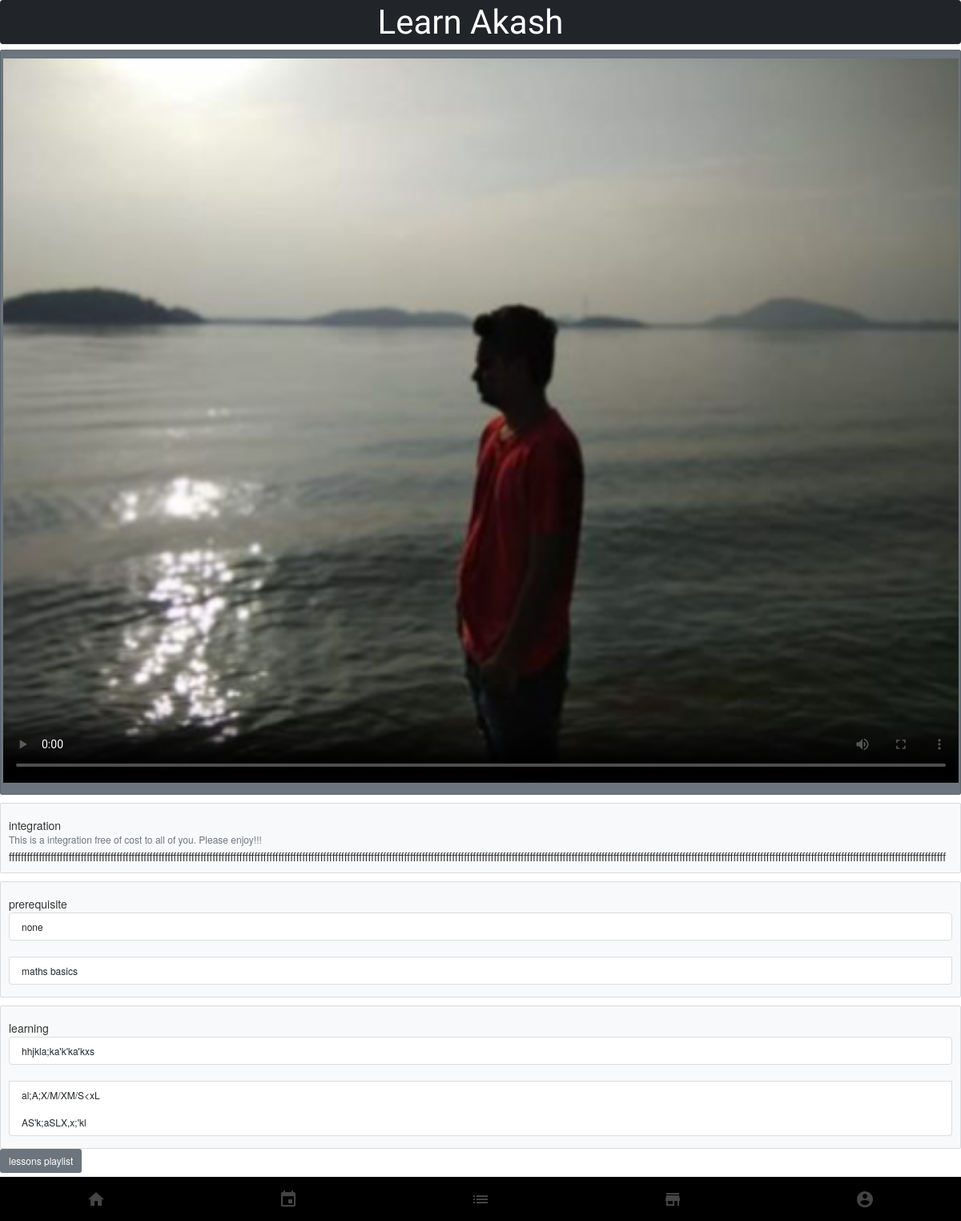
Page /course/integration_maths on the committed database.
### courses/models/course.py (models this page shows, shortened)
class Course(models.Model):
    name = models.CharField(max_length = 50 , null = False)
    slug = models.CharField(max_length = 50 , null = False, unique = True)
    category = models.CharField(max_length = 30 , null = True)
    shortdescription = models.CharField(max_length = 500, null = True)
    description = models.CharField(max_length = 5000, null = True)
    author = models.CharField(max_length = 20, null = True)
    price = models.IntegerField(null= False, default=0)
    discount=models.IntegerField(null= False, default=0)
    currentprice=models.IntegerField(null= False, default=0)
    active=models.BooleanField(default= False)
    thumbnail=models.ImageField(upload_to="files/thumbnail")
    date=models.DateTimeField(auto_now_add = True)
    resource=models.FileField(upload_to="files/resource")
    courselength=models.IntegerField(null= False)

class CourseProperty(models.Model):
    description = models.CharField(max_length = 500 , null = False)
    course = models.ForeignKey( Course , null= False, on_delete=models.CASCADE)
    class Meta:
        abstract=True

class Prerequisite(CourseProperty):
     pass

class Learning(CourseProperty):
     pass

### courses/views/course.py (the view)
# urls.py: path('course/<str:slug>', coursePage, name='coursePage')
def coursePage(request, slug):
    course=Course.objects.get(slug=slug)
    context={
        "course": course
    }
    return render(request, template_name="courses/course_page.html", context=context)

### courses/models/video.py (called while the page is built)
    def __str__(self):
        return self.title

### courses/templates/courses/course_page.html (shortened to what this page needs)
{% extends 'courses/base.html' %}
{% block content %}
<div class="card p-3 bg-secondary">
<div>
    <div class="row">
        <div class="col">
        <div class="mx-auto">
        <video width="100%" height="auto" controls id="player" poster="{{course.thumbnail.url}}">
  <source src="https://youtube.com/embed/{{video.video_id}}" type="video/mp4">
</video>
        </div>
        </div>
</div>
        </div>
</div>
        <div class="mt-3">
       <div class="card bg-light">
  <div class="card-body">
    <h5 class="card-title">{{ course.name }}</h5>
    <h6 class="card-subtitle mb-2 text-muted">{{ course.shortdescription }}</h6>
    <p class="card-text">{{ course.description }}</p>
  </div>
</div>
        </div>
        <div class="mt-3">
       <div class="card bg-light">
  <div class="card-body">
    <h5 class="card-title">prerequisite</h5>
    <h6 class="card-subtitle mb-2 text-muted">
     <ul class="list-group ">
        {% for pre in course.prerequisite_set.all%}
        <li class="list-group-item ">{{ pre.description }}</li>
        </ul>
        {%endfor %}
    </h6>
  </div>
</div>
        </div>
         <div class="mt-3">
       <div class="card bg-light">
  <div class="card-body">
    <h5 class="card-title">learning</h5>
    <h6 class="card-subtitle mb-2 text-muted">
     <ul class="list-group ">
        {% for l in course.learning_set.all%}
        <li class="list-group-item ">{{ l.description }}</li>
        </ul>
        {%endfor %}
    </h6>
  </div>
</div>
        </div>
        <button type="button" class="btn btn-secondary btn-sm" data-toggle="collapse" data-target="#demo">lessons playlist</button>
  <br>
{% endblock  %}

### rows in the picture
Course: name "integration", shortdescription "This is a integration free of cost to all of you. Please enjoy!!!", description "fffffffffffffffffffffffffffffffffffffffffffffffffffffffffffffffffffffffffffffffffffffffffffffffffffffffffffffffffffffffffffffffffffffffffffffffffffffffffffffffffffffffffffffffffffffffffffffffffffffffffffffffffffffffffffffffffffffffffffffffffffffffffffffffffffffffffffffffffffffffffffffffffffffffffffffffffffffffff"
Prerequisite: description "none"
Prerequisite: description "maths basics"
Learning: description "hhjkla;ka'k'ka'kxs"
Learning: description "al;A;X/M/XM/S<xL"
Learning: description "AS'k;aSLX,x;'kl"
